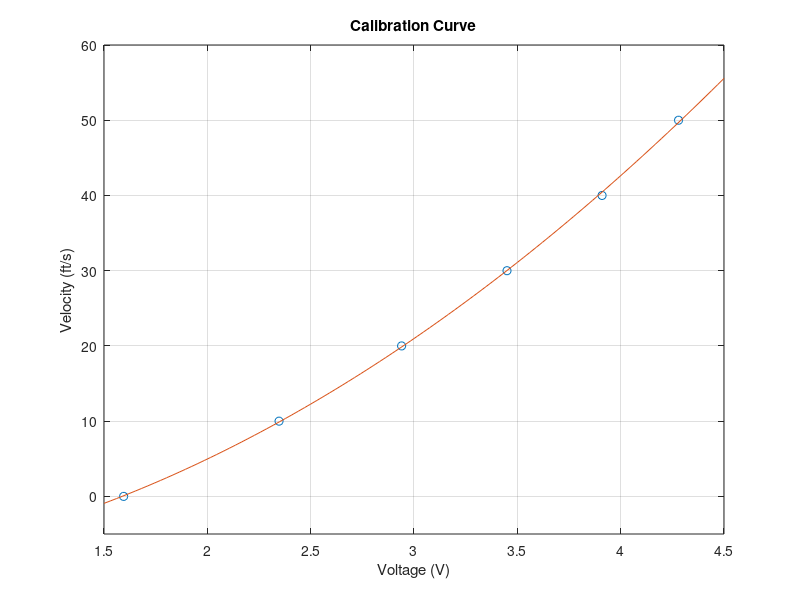
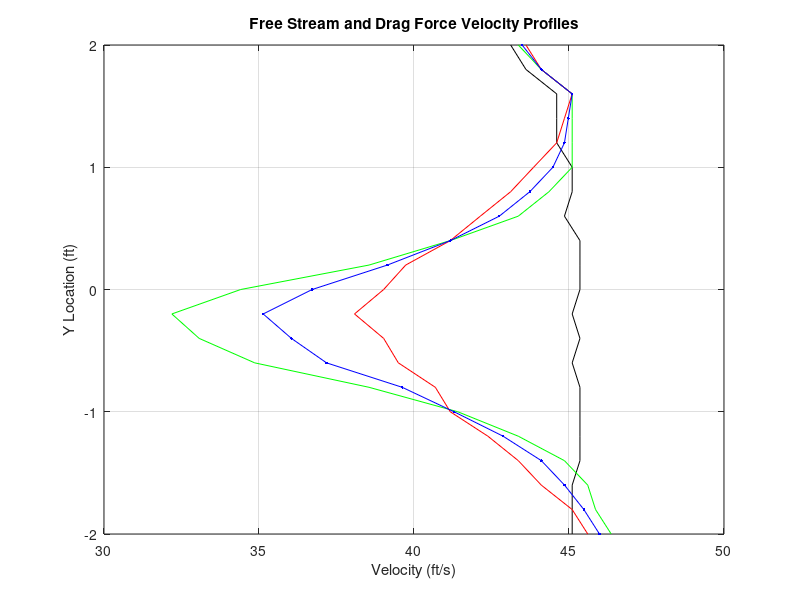

The MATLAB script that drew these images, in order: (Note: this script raises an error after producing the figures.)
% Deep Patel
% Section 19
% Momentum Deficit Lab

%% 
clear all, close all, clc
% Calibration Curve

vft = [0 10 20 30 40 50];
vm = vft.*0.3048;
V = [1.595 2.347 2.94 3.45 3.91 4.28];

x = V;
y = vm;
p = polyfit(x,y,2);
x1 = linspace(1.5,4.5);
y1 = polyval(p,x1);
figure;
plot(x, y*3.28084, 'o', x1,y1*3.28084, 'Markersize', 12); grid on;
xlabel('Voltage (V)'); ylabel('Velocity (ft/s)');
title('Calibration Curve');
axis([1.5 4.5 -5 60]);

% Calculations

w = 0.5*0.0254;                % width or Diameter of rod in meters
rhoWater = 1.0002E+3;          % kg/m^3
rhoAir = 1.2725;               % kg/m^3
dvWater = 1.4833E-3;           % kg/m*s
dvAir = 1.7450E-5;             % kg/m*s
kvWater = 1.4830E-6;           % m^2/s
kvAir = 1.3714E-5;             % m^2/s
L = 3*0.0254;                  % Length of rod in meters
V = [4.02 4.04 4.08 4.08 4.08 4.10 4.10 4.09 4.11 4.11 4.11 4.10 4.11 4.10 4.11 4.11 4.11 4.11 4.10 4.10 4.10;
     4.03 4.06 4.10 4.10 4.10 4.10 4.07 4.03 3.94 3.83 3.65 3.55 3.59 3.67 3.83 3.95 4.03 4.09 4.12 4.13 4.15;
     4.04 4.06 4.10 4.09 4.08 4.05 4.02 3.98 3.94 3.88 3.85 3.81 3.85 3.87 3.92 3.94 3.99 4.03 4.06 4.10 4.12;];
U = [polyval(p,V(1,:)); polyval(p,V(2,:)); polyval(p,V(3,:));]

U1 = sum(U(1,:))/size(U,2)
Uavg = (U(2,:)+U(3,:))/2;
Y = [2:-0.2:-2]
figure;
plot(U(1,:)*3.28084,Y,'k',U(2,:)*3.28084,Y,'g',U(3,:)*3.28084,Y,'r',Uavg*3.28084,Y,'b.-'); grid on;
xlabel('Velocity (ft/s)'); ylabel('Y Location (ft)');
title('Free Stream and Drag Force Velocity Profiles');
legend('Free Stream U1 Profile','Velocity Profile at 5.5" Behind','Velocity Profile at 13.56" Behind','Average Velocity Profile of 5.5" & 13.56" Behind','location','nw');


% Drag Force
n = size(U,2)-1
dy = 2*L/n
Fd1 = 0;
for i = 1:(size(U,2)-1)
    s = ( (U1-U(2,i)) + (U1-U(2,i+1)) )/2   ;
    Fd1 = Fd1 + s * dy;
end
Fd1 = Fd1 * rhoAir

Fd2 = 0;
for i = 1:(size(U,2)-1)
    s = ( (U1-U(3,i)) + (U1-U(3,i+1)) )/2   ;
    Fd2 = Fd2 + s * dy;
end
Fd2 = Fd2 * rhoAir

Fd = (Fd1 + Fd2) / 2

% Reynolds Number

Re = U1*w/kvAir

% Drag Coefficient
A = w * 2*L;
Cd1 = 2*Fd1 / (rhoAir * A * U1*U1)
Cd2 = 2*Fd2 / (rhoAir * A * U1*U1)

Cd = (Cd1+Cd2)/2

% System Drag Force
Usys = 2*5280/3600/3.28084
Resys = Usys*w/kvWater
Fdsys = rhoWater*(Usys^2)*Fd/(rhoAir*(U1^2))



% Error
e1 = 0;
for i = 1:(size(U,2)-1)
    e1 = e1 + dy*((U(2,i)-U1)*0.01)^2 ;
end
e1 = e1^0.5
e2 = 0;
for i = 1:(size(U,2)-1)
    e2 = e2 + dy*((U(2,i)-U1)*0.01)^2 ;
end
e2 = e2^0.5
e = (e1+e2)/2



esys1 = rhoWater*(Usys^2)*-2*Fd/(rhoAir*(U1^3))*0.01*13.7006
esys2 = rhoWater*(Usys^2)/(rhoAir*(U1^2))*0.0067

esys = (esys1^2 + esys2^2)^0.5

esys/Fdsys
